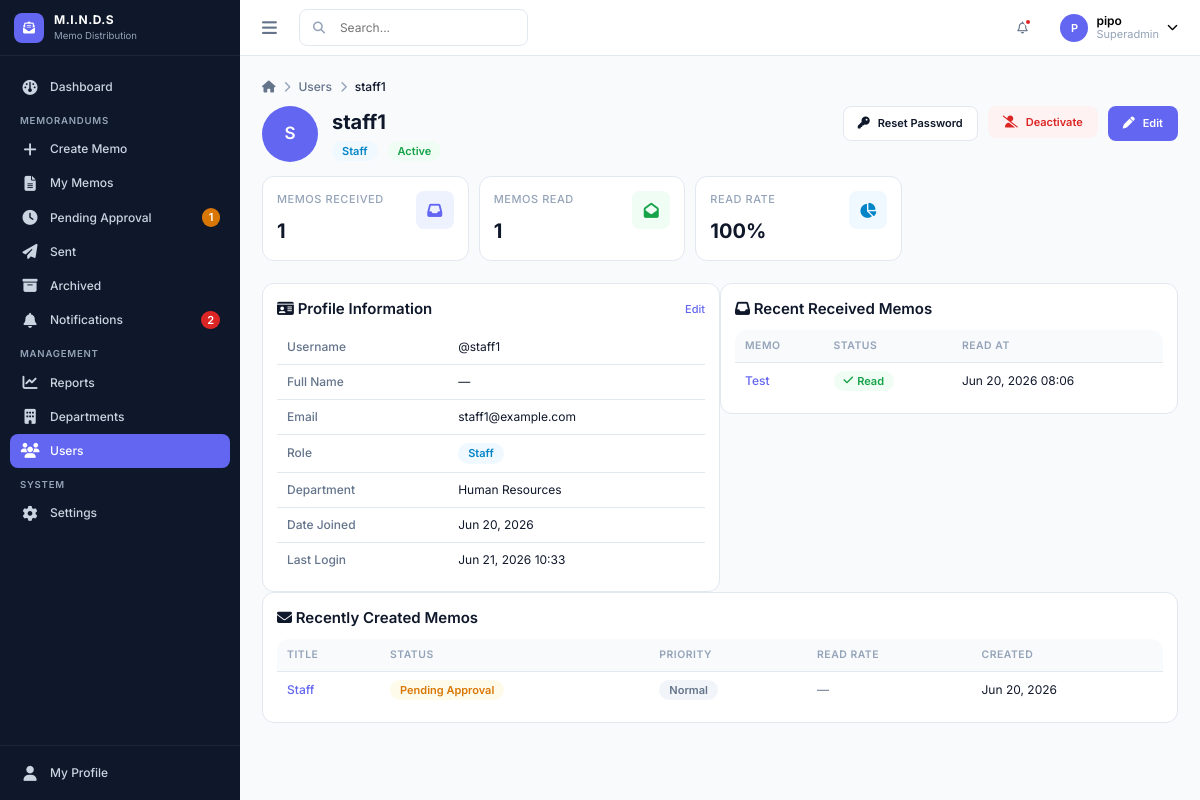
Screenshot of /users/3/ (signed in) with the database file from the repository.
### accounts/models.py (models this page shows, shortened)
class User(AbstractUser):
    class Role(models.TextChoices):
        SUPERADMIN = "superadmin", "Superadmin"
        ADMIN      = "admin",      "Admin"
        STAFF      = "staff",      "Staff"
    role = models.CharField(max_length=20, choices=Role.choices, default=Role.STAFF)
    department = models.ForeignKey(
        "departments.Department",
        on_delete=models.SET_NULL,
        null=True, blank=True,
        related_name="members",
    )
    @property
    def is_superadmin(self):
        return self.role == self.Role.SUPERADMIN
    def can_create_memos(self):
        return True
    def can_send_directly(self):
        return self.role in (self.Role.SUPERADMIN, self.Role.ADMIN)
    def can_manage_departments(self):
        return self.role == self.Role.SUPERADMIN

### departments/models.py (models this page shows, shortened)
class Department(models.Model):
    name = models.CharField(max_length=150, unique=True)
    code = models.CharField(max_length=20, unique=True)
    description = models.TextField(blank=True)
    created_at = models.DateTimeField(auto_now_add=True)
    class Meta:
        ordering = ["name"]

### memos/models.py (models this page shows, shortened)
class MemoRecipient(models.Model):
    memo      = models.ForeignKey(Memorandum, on_delete=models.CASCADE, related_name="recipients")
    recipient = models.ForeignKey(
        settings.AUTH_USER_MODEL, on_delete=models.CASCADE, related_name="received_memos"
    )
    read_at    = models.DateTimeField(null=True, blank=True)
    created_at = models.DateTimeField(auto_now_add=True)
    class Meta:
        unique_together = ("memo", "recipient")
        indexes = [models.Index(fields=["recipient", "read_at"])]
    @property
    def is_read(self):
        return self.read_at is not None

class Memorandum(models.Model):
    class Status(models.TextChoices):
        DRAFT    = "draft",    "Draft"
        PENDING  = "pending",  "Pending Approval"
        REJECTED = "rejected", "Rejected"
        APPROVED = "approved", "Approved"
        SENT     = "sent",     "Sent"
        ARCHIVED = "archived", "Archived"
    class Priority(models.TextChoices):
        NORMAL    = "normal",    "Normal"
        IMPORTANT = "important", "Important"
        URGENT    = "urgent",    "Urgent"
    title      = models.CharField(max_length=255)
    body       = models.TextField()
    status     = models.CharField(max_length=20, choices=Status.choices, default=Status.DRAFT)
    priority   = models.CharField(max_length=20, choices=Priority.choices, default=Priority.NORMAL)
    attachment = models.FileField(upload_to=memo_attachment_path, null=True, blank=True)
    created_by = models.ForeignKey(
        settings.AUTH_USER_MODEL, on_delete=models.CASCADE, related_name="created_memos",
    )
    departments = models.ManyToManyField(
        "departments.Department", blank=True, related_name="memorandums",
    )
    created_at   = models.DateTimeField(auto_now_add=True)
    updated_at   = models.DateTimeField(auto_now=True)
    submitted_at = models.DateTimeField(null=True, blank=True)
    sent_at      = models.DateTimeField(null=True, blank=True)
    archived_at  = models.DateTimeField(null=True, blank=True)
    approved_by        = models.ForeignKey(
        settings.AUTH_USER_MODEL, on_delete=models.SET_NULL,
        null=True, blank=True, related_name="approved_memos",
    )
    approved_at        = models.DateTimeField(null=True, blank=True)
    rejected_by        = models.ForeignKey(
        settings.AUTH_USER_MODEL, on_delete=models.SET_NULL,
        null=True, blank=True, related_name="rejected_memos",
    )
    rejected_at        = models.DateTimeField(null=True, blank=True)
    rejection_comments = models.TextField(blank=True)
    objects = MemoManager()
    class Meta:
        ordering = ["-created_at"]
        indexes  = [models.Index(fields=["status", "created_at"])]
    MAX_ATTACHMENT_SIZE = 100 * 1024 * 1024

### users/views.py (the view)
# urls.py: path("<int:pk>/", views.UserDetailView.as_view(), name="detail"),
class UserDetailView(LoginRequiredMixin, SuperadminRequiredMixin, DetailView):
    model = User
    template_name = "users/user_detail.html"
    context_object_name = "target_user"
    def get_context_data(self, **kwargs):
        context = super().get_context_data(**kwargs)
        target = self.object
        received = MemoRecipient.objects.filter(recipient=target).select_related("memo").order_by("-memo__sent_at")
        total_received = received.count()
        total_read = received.filter(read_at__isnull=False).count()
        context.update({
            "breadcrumbs": [{"label": "Users", "url": reverse("users:list")}, {"label": target.get_full_name() or target.username}],
            "total_received": total_received, "total_read": total_read,
            "read_rate": round((total_read / total_received) * 100) if total_received else 0,
            "created_memos": target.created_memos.order_by("-created_at")[:5],
            "recent_received": received[:5],
        })
        return context

### users/templates/users/user_detail.html (shortened to what this page needs)
{% extends "base.html" %}
{% block breadcrumb %}{% include "partials/breadcrumb.html" %}{% endblock %}
{% block content %}
<div class="page-header">
    <div class="flex items-center gap-4">
        <div class="user-avatar" style="width:56px;height:56px;font-size:var(--font-size-lg);">{{ target_user.first_name|first|default:target_user.username|first|upper }}</div>
        <div>
            <h1>{{ target_user.get_full_name|default:target_user.username }}</h1>
            <div class="flex items-center gap-3 mt-1">
                <span class="badge {% if target_user.role == 'superadmin' %}badge-priority-urgent{% elif target_user.role == 'admin' %}badge-priority-important{% else %}badge-draft{% endif %}">{{ target_user.get_role_display }}</span>
                {% if target_user.is_active %}<span class="badge badge-sent">Active</span>{% else %}<span class="badge badge-archived">Inactive</span>{% endif %}
            </div>
        </div>
    </div>
    <div class="page-header-actions">
        <a href="{% url 'users:reset_password' target_user.pk %}" class="btn btn-secondary"><i class="fa-solid fa-key"></i> Reset Password</a>
        {% if target_user != request.user %}
        <form method="post" action="{% url 'users:toggle_active' target_user.pk %}" style="display:inline;">
            <button type="submit" class="btn {% if target_user.is_active %}btn-danger{% else %}btn-secondary{% endif %}" onclick="return confirm('{% if target_user.is_active %}Deactivate{% else %}Activate{% endif %} this user?')">
                {% if target_user.is_active %}<i class="fa-solid fa-user-slash"></i> Deactivate{% else %}<i class="fa-solid fa-user-check"></i> Activate{% endif %}
            </button>
        </form>
        {% endif %}
        <a href="{% url 'users:edit' target_user.pk %}" class="btn btn-primary"><i class="fa-solid fa-pen"></i> Edit</a>
    </div>
</div>
<div class="stats-grid" style="grid-template-columns:repeat(3,1fr);max-width:640px;margin-bottom:var(--space-6);">
    {% include "partials/stats_card.html" with label="Memos Received" value=total_received icon="inbox" color="primary" %}
    {% include "partials/stats_card.html" with label="Memos Read" value=total_read icon="envelope-open" color="success" %}
    {% include "partials/stats_card.html" with label="Read Rate" value=read_rate|stringformat:"s"|add:"%" icon="chart-pie" color="info" %}
</div>
<div class="grid grid-2" style="align-items:start;">
    <div class="card">
        <div class="card-header"><h3><i class="fa-solid fa-id-card"></i> Profile Information</h3><a href="{% url 'users:edit' target_user.pk %}" class="dropdown-link">Edit</a></div>
        <table class="data-table">
            <tbody>
                <tr><td class="text-muted font-medium" style="width:40%;">Username</td><td>@{{ target_user.username }}</td></tr>
                <tr><td class="text-muted font-medium">Full Name</td><td>{{ target_user.get_full_name|default:"—" }}</td></tr>
                <tr><td class="text-muted font-medium">Email</td><td>{{ target_user.email|default:"—" }}</td></tr>
                <tr><td class="text-muted font-medium">Role</td><td><span class="badge {% if target_user.role == 'superadmin' %}badge-priority-urgent{% elif target_user.role == 'admin' %}badge-priority-important{% else %}badge-draft{% endif %}">{{ target_user.get_role_display }}</span></td></tr>
                <tr><td class="text-muted font-medium">Department</td><td>{{ target_user.department.name|default:"Not assigned" }}</td></tr>
                <tr><td class="text-muted font-medium">Date Joined</td><td>{{ target_user.date_joined|date:"M d, Y" }}</td></tr>
                <tr><td class="text-muted font-medium">Last Login</td><td>{{ target_user.last_login|date:"M d, Y H:i"|default:"Never" }}</td></tr>
            </tbody>
        </table>
    </div>
    <div class="card">
        <div class="card-header"><h3><i class="fa-solid fa-inbox"></i> Recent Received Memos</h3></div>
        {% if recent_received %}
        <div class="table-wrapper" style="border:none;">
            <table class="data-table">
                <thead><tr><th>Memo</th><th>Status</th><th>Read At</th></tr></thead>
                <tbody>
                    {% for rec in recent_received %}
                    <tr {% if not rec.is_read %}class="row-unread"{% endif %}>
                        <td data-label="Memo"><a href="{% url 'memos:detail' rec.memo.pk %}" class="font-medium truncate" style="max-width:180px;display:block;color:var(--color-primary);">{{ rec.memo.title }}</a></td>
                        <td data-label="Status">{% if rec.is_read %}<span class="badge badge-sent"><i class="fa-solid fa-check"></i> Read</span>{% else %}<span class="badge badge-draft">Unread</span>{% endif %}</td>
                        <td data-label="Read At">{{ rec.read_at|date:"M d, Y H:i"|default:"—" }}</td>
                    </tr>
                    {% endfor %}
                </tbody>
            </table>
        </div>
        {% else %}
            {% include "partials/empty_state.html" with icon="inbox" title="No memos received" message="This user has not received any memorandums yet." %}
        {% endif %}
    </div>
    {% if target_user.can_create_memos %}
    <div class="card" style="grid-column:span 2;">
        <div class="card-header"><h3><i class="fa-solid fa-envelope"></i> Recently Created Memos</h3></div>
        {% if created_memos %}
        <div class="table-wrapper" style="border:none;">
            <table class="data-table">
                <thead><tr><th>Title</th><th>Status</th><th>Priority</th><th>Read Rate</th><th>Created</th></tr></thead>
                <tbody>
                    {% for memo in created_memos %}
                    <tr>
                        <td data-label="Title"><a href="{% url 'memos:detail' memo.pk %}" class="font-medium" style="color:var(--color-primary);">{{ memo.title }}</a></td>
                        <td data-label="Status"><span class="badge badge-{{ memo.status }}">{{ memo.get_status_display }}</span></td>
                        <td data-label="Priority"><span class="badge badge-priority-{{ memo.priority }}">{{ memo.get_priority_display }}</span></td>
                        <td data-label="Read Rate">
                            {% if memo.status == "sent" %}
                            <div class="flex items-center gap-2">
                                <div class="progress-bar" style="width:80px;"><div class="progress-bar-fill" style="width:{{ memo.read_rate }}%;"></div></div>
                                <span class="text-xs text-muted">{{ memo.read_rate }}%</span>
                            </div>
                            {% else %}<span class="text-muted">—</span>{% endif %}
                        </td>
                        <td data-label="Created">{{ memo.created_at|date:"M d, Y" }}</td>
                    </tr>
                    {% endfor %}
                </tbody>
            </table>
        </div>
        {% else %}
            {% include "partials/empty_state.html" with icon="envelope-open" title="No memos created" message="This user has not created any memorandums yet." %}
        {% endif %}
    </div>
    {% endif %}
</div>
{% endblock %}

### core/templates/partials/topbar.html (shortened to what this page needs)
<header class="topbar">
    <div class="topbar-left">
        <button class="sidebar-toggle" id="sidebarToggle" aria-label="Toggle sidebar">
            <i class="fa-solid fa-bars"></i>
        </button>
        {% include "partials/search_bar.html" %}
    </div>
    <div class="topbar-right">
        <div class="user-menu">
            <button class="topbar-icon-btn" id="notifBellToggle" aria-label="Notifications">
                <i class="fa-regular fa-bell"></i>
                {% if unread_notif_count %}<span class="badge-dot"></span>{% endif %}
            </button>
        </div>
        <div class="user-menu">
            <button class="user-menu-trigger" id="userMenuToggle">
                <div class="user-avatar">{{ user.first_name|first|default:user.username|first|upper }}</div>
                <div class="user-menu-info hide-mobile">
                    <div class="name">{{ user.get_full_name|default:user.username }}</div>
                    <div class="role">{{ user.get_role_display }}</div>
                </div>
                <i class="fa-solid fa-chevron-down text-xs hide-mobile"></i>
            </button>
        </div>
    </div>
</header>

### core/templates/partials/breadcrumb.html
<nav class="breadcrumb">
    <a href="{% url 'dashboard:index' %}"><i class="fa-solid fa-house"></i></a>
    {% for item in breadcrumbs %}
        <span class="sep"><i class="fa-solid fa-chevron-right"></i></span>
        {% if not forloop.last %}
            <a href="{{ item.url }}">{{ item.label }}</a>
        {% else %}
            <span class="current">{{ item.label }}</span>
        {% endif %}
    {% endfor %}
</nav>

### rows the page displays
User: first_name|first "P", get_full_name "pipo", role "Superadmin"
User: label "staff1", first_name|first "S", get_full_name "staff1", role "Staff", username "staff1", get_full_name "—", email "staff1@example.com", department.name "Human Resources", date_joined "Jun 20, 2026", last_login "Jun 21, 2026 10:33"
MemoRecipient: memo "Test", shows "Read", read_at "Jun 20, 2026 08:06"
Memorandum: title "Staff", status "Pending Approval", priority "Normal", created_at "Jun 20, 2026"

### other values shown
{{ pending_count }} "1"
{{ unread_notif_count }} "2"
{{ item.label }} "Users"
{{ label }} "MEMOS RECEIVED MEMOS READ READ RATE"
{{ value }} "1 1 100%"
